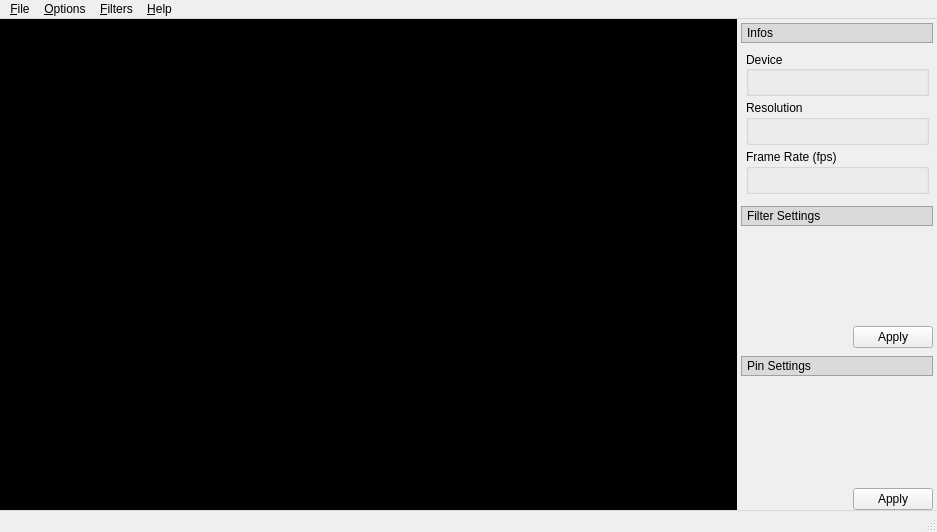
<?xml version="1.0" encoding="UTF-8"?>
<ui version="4.0">
 <class>MainWindow</class>
 <widget class="QMainWindow" name="MainWindow">
  <property name="geometry">
   <rect>
    <x>0</x>
    <y>0</y>
    <width>937</width>
    <height>512</height>
   </rect>
  </property>
  <property name="contextMenuPolicy">
   <enum>Qt::ActionsContextMenu</enum>
  </property>
  <property name="acceptDrops">
   <bool>true</bool>
  </property>
  <property name="windowTitle">
   <string>QPyCamRecorder</string>
  </property>
  <property name="windowIcon">
   <iconset resource="icons/main.qrc">
    <normaloff>:/main/app.png</normaloff>:/main/app.png</iconset>
  </property>
  <property name="styleSheet">
   <string notr="true">QStatusBar{border-top:1px solid #dadada;} QToolBar{border-width:0px;}</string>
  </property>
  <widget class="QWidget" name="centralwidget">
   <layout class="QHBoxLayout" name="horizontalLayout_2">
    <property name="spacing">
     <number>0</number>
    </property>
    <property name="leftMargin">
     <number>0</number>
    </property>
    <property name="topMargin">
     <number>0</number>
    </property>
    <property name="rightMargin">
     <number>0</number>
    </property>
    <property name="bottomMargin">
     <number>0</number>
    </property>
    <item>
     <widget class="VideoWidget" name="videowidget" native="true">
      <property name="sizePolicy">
       <sizepolicy hsizetype="Expanding" vsizetype="Preferred">
        <horstretch>0</horstretch>
        <verstretch>0</verstretch>
       </sizepolicy>
      </property>
      <property name="palette">
       <palette>
        <active>
         <colorrole role="Base">
          <brush brushstyle="SolidPattern">
           <color alpha="255">
            <red>255</red>
            <green>255</green>
            <blue>255</blue>
           </color>
          </brush>
         </colorrole>
         <colorrole role="Window">
          <brush brushstyle="SolidPattern">
           <color alpha="255">
            <red>0</red>
            <green>0</green>
            <blue>0</blue>
           </color>
          </brush>
         </colorrole>
        </active>
        <inactive>
         <colorrole role="Base">
          <brush brushstyle="SolidPattern">
           <color alpha="255">
            <red>255</red>
            <green>255</green>
            <blue>255</blue>
           </color>
          </brush>
         </colorrole>
         <colorrole role="Window">
          <brush brushstyle="SolidPattern">
           <color alpha="255">
            <red>0</red>
            <green>0</green>
            <blue>0</blue>
           </color>
          </brush>
         </colorrole>
        </inactive>
        <disabled>
         <colorrole role="Base">
          <brush brushstyle="SolidPattern">
           <color alpha="255">
            <red>0</red>
            <green>0</green>
            <blue>0</blue>
           </color>
          </brush>
         </colorrole>
         <colorrole role="Window">
          <brush brushstyle="SolidPattern">
           <color alpha="255">
            <red>0</red>
            <green>0</green>
            <blue>0</blue>
           </color>
          </brush>
         </colorrole>
        </disabled>
       </palette>
      </property>
      <property name="autoFillBackground">
       <bool>true</bool>
      </property>
     </widget>
    </item>
    <item>
     <widget class="QWidget" name="widgetPanels" native="true">
      <property name="sizePolicy">
       <sizepolicy hsizetype="Maximum" vsizetype="MinimumExpanding">
        <horstretch>0</horstretch>
        <verstretch>0</verstretch>
       </sizepolicy>
      </property>
      <property name="minimumSize">
       <size>
        <width>200</width>
        <height>0</height>
       </size>
      </property>
      <layout class="QVBoxLayout" name="verticalLayout_13">
       <property name="spacing">
        <number>8</number>
       </property>
       <property name="leftMargin">
        <number>4</number>
       </property>
       <property name="topMargin">
        <number>4</number>
       </property>
       <property name="rightMargin">
        <number>4</number>
       </property>
       <property name="bottomMargin">
        <number>0</number>
       </property>
       <item>
        <widget class="QLabel" name="labelInfos">
         <property name="autoFillBackground">
          <bool>false</bool>
         </property>
         <property name="styleSheet">
          <string notr="true">QFrame{color:#000000;border:1px solid #a0a0a0;background:#dadada;padding:2px;}</string>
         </property>
         <property name="frameShape">
          <enum>QFrame::Box</enum>
         </property>
         <property name="text">
          <string>Infos</string>
         </property>
        </widget>
       </item>
       <item>
        <widget class="QWidget" name="infos" native="true">
         <layout class="QVBoxLayout" name="verticalLayout_3">
          <property name="spacing">
           <number>4</number>
          </property>
          <property name="leftMargin">
           <number>5</number>
          </property>
          <property name="topMargin">
           <number>0</number>
          </property>
          <property name="rightMargin">
           <number>4</number>
          </property>
          <property name="bottomMargin">
           <number>4</number>
          </property>
          <item>
           <widget class="QGroupBox" name="groupBox_4">
            <property name="enabled">
             <bool>true</bool>
            </property>
            <property name="title">
             <string>Device</string>
            </property>
            <property name="alignment">
             <set>Qt::AlignLeading|Qt::AlignLeft|Qt::AlignVCenter</set>
            </property>
            <layout class="QVBoxLayout" name="verticalLayout_10">
             <property name="spacing">
              <number>0</number>
             </property>
             <property name="leftMargin">
              <number>14</number>
             </property>
             <property name="topMargin">
              <number>4</number>
             </property>
             <property name="rightMargin">
              <number>4</number>
             </property>
             <property name="bottomMargin">
              <number>4</number>
             </property>
             <item>
              <widget class="QLabel" name="labelDevice">
               <property name="text">
                <string/>
               </property>
              </widget>
             </item>
            </layout>
           </widget>
          </item>
          <item>
           <widget class="QGroupBox" name="groupBox_5">
            <property name="title">
             <string>Resolution</string>
            </property>
            <layout class="QVBoxLayout" name="verticalLayout_11">
             <property name="spacing">
              <number>0</number>
             </property>
             <property name="leftMargin">
              <number>14</number>
             </property>
             <property name="topMargin">
              <number>4</number>
             </property>
             <property name="rightMargin">
              <number>4</number>
             </property>
             <property name="bottomMargin">
              <number>4</number>
             </property>
             <item>
              <widget class="QLabel" name="labelResolution">
               <property name="text">
                <string/>
               </property>
              </widget>
             </item>
            </layout>
           </widget>
          </item>
          <item>
           <widget class="QGroupBox" name="groupBox_6">
            <property name="title">
             <string>Frame Rate (fps)</string>
            </property>
            <layout class="QVBoxLayout" name="verticalLayout_12">
             <property name="spacing">
              <number>0</number>
             </property>
             <property name="leftMargin">
              <number>14</number>
             </property>
             <property name="topMargin">
              <number>4</number>
             </property>
             <property name="rightMargin">
              <number>4</number>
             </property>
             <property name="bottomMargin">
              <number>4</number>
             </property>
             <item>
              <widget class="QLabel" name="labelFps">
               <property name="text">
                <string/>
               </property>
              </widget>
             </item>
            </layout>
           </widget>
          </item>
         </layout>
        </widget>
       </item>
       <item>
        <widget class="QWidget" name="filterSettings" native="true">
         <layout class="QVBoxLayout" name="verticalLayout_2">
          <property name="spacing">
           <number>0</number>
          </property>
          <property name="leftMargin">
           <number>0</number>
          </property>
          <property name="topMargin">
           <number>0</number>
          </property>
          <property name="rightMargin">
           <number>0</number>
          </property>
          <property name="bottomMargin">
           <number>0</number>
          </property>
          <item>
           <widget class="QLabel" name="labelFilterSettings">
            <property name="autoFillBackground">
             <bool>false</bool>
            </property>
            <property name="styleSheet">
             <string notr="true">QFrame{color:#000000;border:1px solid #a0a0a0;background:#dadada;padding:2px;}</string>
            </property>
            <property name="frameShape">
             <enum>QFrame::Box</enum>
            </property>
            <property name="text">
             <string>Filter Settings</string>
            </property>
           </widget>
          </item>
          <item>
           <widget class="QWidget" name="containerFilterSettings" native="true">
            <property name="minimumSize">
             <size>
              <width>0</width>
              <height>100</height>
             </size>
            </property>
           </widget>
          </item>
          <item>
           <widget class="QDialogButtonBox" name="buttonBoxFilter">
            <property name="enabled">
             <bool>true</bool>
            </property>
            <property name="standardButtons">
             <set>QDialogButtonBox::Apply</set>
            </property>
           </widget>
          </item>
         </layout>
        </widget>
       </item>
       <item>
        <widget class="QWidget" name="pinSettings" native="true">
         <layout class="QVBoxLayout" name="verticalLayout">
          <property name="leftMargin">
           <number>0</number>
          </property>
          <property name="topMargin">
           <number>0</number>
          </property>
          <property name="rightMargin">
           <number>0</number>
          </property>
          <property name="bottomMargin">
           <number>0</number>
          </property>
          <item>
           <widget class="QLabel" name="labelPinSettings">
            <property name="autoFillBackground">
             <bool>false</bool>
            </property>
            <property name="styleSheet">
             <string notr="true">QFrame{color:#000000;border:1px solid #a0a0a0;background:#dadada;padding:2px;}</string>
            </property>
            <property name="frameShape">
             <enum>QFrame::Box</enum>
            </property>
            <property name="text">
             <string>Pin Settings</string>
            </property>
           </widget>
          </item>
          <item>
           <widget class="QWidget" name="containerPinSettings" native="true">
            <property name="minimumSize">
             <size>
              <width>0</width>
              <height>100</height>
             </size>
            </property>
           </widget>
          </item>
          <item>
           <widget class="QDialogButtonBox" name="buttonBoxPin">
            <property name="standardButtons">
             <set>QDialogButtonBox::Apply</set>
            </property>
           </widget>
          </item>
         </layout>
        </widget>
       </item>
       <item>
        <spacer name="verticalSpacer">
         <property name="orientation">
          <enum>Qt::Vertical</enum>
         </property>
         <property name="sizeHint" stdset="0">
          <size>
           <width>0</width>
           <height>0</height>
          </size>
         </property>
        </spacer>
       </item>
      </layout>
     </widget>
    </item>
   </layout>
  </widget>
  <widget class="QMenuBar" name="menubar">
   <property name="geometry">
    <rect>
     <x>0</x>
     <y>0</y>
     <width>937</width>
     <height>21</height>
    </rect>
   </property>
   <widget class="QMenu" name="menuFile">
    <property name="title">
     <string>&amp;File</string>
    </property>
    <widget class="QMenu" name="menuDevices">
     <property name="title">
      <string>Open D&amp;evice...</string>
     </property>
    </widget>
    <addaction name="menuDevices"/>
    <addaction name="separator"/>
    <addaction name="actionSaveImage"/>
    <addaction name="separator"/>
    <addaction name="separator"/>
    <addaction name="actionClose"/>
    <addaction name="separator"/>
    <addaction name="actionQuit"/>
   </widget>
   <widget class="QMenu" name="menuHelp">
    <property name="title">
     <string>&amp;Help</string>
    </property>
    <addaction name="actionAbout"/>
   </widget>
   <widget class="QMenu" name="menuFilters">
    <property name="title">
     <string>&amp;Filters</string>
    </property>
   </widget>
   <widget class="QMenu" name="menu_Options">
    <property name="title">
     <string>&amp;Options</string>
    </property>
    <widget class="QMenu" name="menu_Record_to">
     <property name="title">
      <string>&amp;Record to...</string>
     </property>
     <addaction name="actionAVI"/>
     <addaction name="actionMP4"/>
    </widget>
    <widget class="QMenu" name="menuRecordAudio">
     <property name="title">
      <string>Record &amp;Audio...</string>
     </property>
     <addaction name="actionAudioNone"/>
    </widget>
    <addaction name="menu_Record_to"/>
    <addaction name="actionDisplayWhileRecording"/>
    <addaction name="menuRecordAudio"/>
   </widget>
   <addaction name="menuFile"/>
   <addaction name="menu_Options"/>
   <addaction name="menuFilters"/>
   <addaction name="menuHelp"/>
  </widget>
  <widget class="QStatusBar" name="statusbar"/>
  <action name="actionClose">
   <property name="enabled">
    <bool>false</bool>
   </property>
   <property name="text">
    <string>&amp;Close</string>
   </property>
   <property name="shortcut">
    <string>Ctrl+W</string>
   </property>
  </action>
  <action name="actionQuit">
   <property name="text">
    <string>&amp;Quit</string>
   </property>
   <property name="shortcut">
    <string>Ctrl+Q</string>
   </property>
  </action>
  <action name="actionAbout">
   <property name="text">
    <string>&amp;About QPyCamRecorder</string>
   </property>
   <property name="toolTip">
    <string>About QPyCamRecorder</string>
   </property>
   <property name="shortcut">
    <string>F1</string>
   </property>
  </action>
  <action name="actionSaveImage">
   <property name="enabled">
    <bool>false</bool>
   </property>
   <property name="text">
    <string>Save &amp;Image</string>
   </property>
   <property name="shortcut">
    <string>Ctrl+S</string>
   </property>
  </action>
  <action name="actionAVI">
   <property name="checkable">
    <bool>true</bool>
   </property>
   <property name="checked">
    <bool>true</bool>
   </property>
   <property name="text">
    <string>&amp;AVI (MJPEG)</string>
   </property>
  </action>
  <action name="actionMP4">
   <property name="checkable">
    <bool>true</bool>
   </property>
   <property name="text">
    <string>&amp;MP4 (H.264)</string>
   </property>
  </action>
  <action name="actionDisplayWhileRecording">
   <property name="checkable">
    <bool>true</bool>
   </property>
   <property name="checked">
    <bool>true</bool>
   </property>
   <property name="text">
    <string>&amp;Display while recording</string>
   </property>
  </action>
  <action name="actionAudioNone">
   <property name="checkable">
    <bool>true</bool>
   </property>
   <property name="checked">
    <bool>true</bool>
   </property>
   <property name="text">
    <string>&amp;None</string>
   </property>
  </action>
 </widget>
 <customwidgets>
  <customwidget>
   <class>VideoWidget</class>
   <extends>QWidget</extends>
   <header>videowidget.h</header>
   <container>1</container>
  </customwidget>
 </customwidgets>
 <resources>
  <include location="icons/main.qrc"/>
 </resources>
 <connections>
  <connection>
   <sender>actionQuit</sender>
   <signal>triggered()</signal>
   <receiver>MainWindow</receiver>
   <slot>close()</slot>
   <hints>
    <hint type="sourcelabel">
     <x>-1</x>
     <y>-1</y>
    </hint>
    <hint type="destinationlabel">
     <x>399</x>
     <y>299</y>
    </hint>
   </hints>
  </connection>
 </connections>
</ui>
